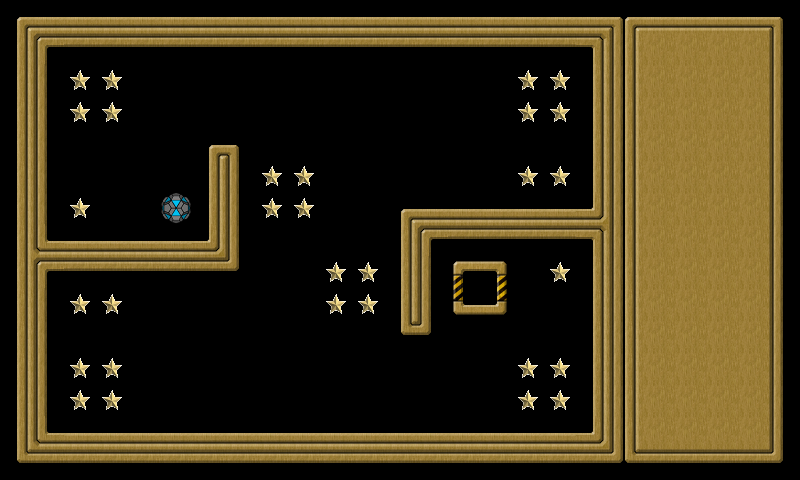

The image is a tile-based game level rendered from a .tmx file. Its description and source (layers, tilesets, objects; grid data summarised) follow:
An orthogonal 25x15 tile map with 32x32 px tiles, 3 tile layers (background, extra, controlpanel), 3 tilesets and 40 objects (wall001, wall002, wall003, wall004, wall005, ...).

<map version="1.0" orientation="orthogonal" width="25" height="15" tilewidth="32" tileheight="32">
 <tileset firstgid="1" name="tileset" tilewidth="32" tileheight="32">
  <image source="tileset.png" width="160" height="448" />
 </tileset>
 <tileset firstgid="71" name="goodball" tilewidth="32" tileheight="32">
  <image source="goodball.png" width="32" height="32" />
 </tileset>
 <tileset firstgid="72" name="star" tilewidth="32" tileheight="32">
  <image source="star.png" width="32" height="32" />
 </tileset>
 <layer name="background" width="20" height="15">
  <data>[300 cells, 300 non-empty, 18 distinct tile ids]</data>
 </layer>
 <layer name="extra" width="20" height="15">
  <data>[300 cells, 31 non-empty, 2 distinct tile ids]</data>
 </layer>
 <layer name="controlpanel" width="25" height="15">
  <data>[375 cells, 90 non-empty, 9 distinct tile ids]</data>
 </layer>
 <objectgroup name="objects" width="20" height="15">
  <object name="wall001" x="0" y="0" width="592" height="48">
   <properties>
    <property name="objClass" value="wall" />
   </properties>
  </object>
  <object name="wall002" x="208" y="144" width="32" height="128">
   <properties>
    <property name="objClass" value="wall" />
   </properties>
  </object>
  <object name="wall003" x="48" y="432" width="592" height="48">
   <properties>
    <property name="objClass" value="wall" />
   </properties>
  </object>
  <object name="wall004" x="0" y="48" width="48" height="432">
   <properties>
    <property name="objClass" value="wall" />
   </properties>
  </object>
  <object name="wall005" x="48" y="240" width="160" height="32">
   <properties>
    <property name="objClass" value="wall" />
   </properties>
  </object>
  <object name="wall006" x="432" y="208" width="160" height="32">
   <properties>
    <property name="objClass" value="wall" />
   </properties>
  </object>
  <object name="wall007" x="592" y="0" width="48" height="432">
   <properties>
    <property name="objClass" value="wall" />
   </properties>
  </object>
  <object name="wall008" x="400" y="208" width="32" height="128">
   <properties>
    <property name="objClass" value="wall" />
   </properties>
  </object>
  <object name="star001" x="72" y="200" width="16" height="16">
   <properties>
    <property name="objClass" value="star" />
   </properties>
  </object>
  <object name="star002" x="72" y="104" width="16" height="16">
   <properties>
    <property name="objClass" value="star" />
   </properties>
  </object>
  <object name="star003" x="72" y="72" width="16" height="16">
   <properties>
    <property name="objClass" value="star" />
   </properties>
  </object>
  <object name="star004" x="104" y="72" width="16" height="16">
   <properties>
    <property name="objClass" value="star" />
   </properties>
  </object>
  <object name="star005" x="104" y="104" width="16" height="16">
   <properties>
    <property name="objClass" value="star" />
   </properties>
  </object>
  <object name="star006" x="520" y="72" width="16" height="16">
   <properties>
    <property name="objClass" value="star" />
   </properties>
  </object>
  <object name="star007" x="552" y="72" width="16" height="16">
   <properties>
    <property name="objClass" value="star" />
   </properties>
  </object>
  <object name="star008" x="552" y="104" width="16" height="16">
   <properties>
    <property name="objClass" value="star" />
   </properties>
  </object>
  <object name="star009" x="520" y="104" width="16" height="16">
   <properties>
    <property name="objClass" value="star" />
   </properties>
  </object>
  <object name="star010" x="520" y="168" width="16" height="16">
   <properties>
    <property name="objClass" value="star" />
   </properties>
  </object>
  <object name="star011" x="552" y="168" width="16" height="16">
   <properties>
    <property name="objClass" value="star" />
   </properties>
  </object>
  <object name="star012" x="264" y="168" width="16" height="16">
   <properties>
    <property name="objClass" value="star" />
   </properties>
  </object>
  <object name="star013" x="296" y="168" width="16" height="16">
   <properties>
    <property name="objClass" value="star" />
   </properties>
  </object>
  <object name="star014" x="264" y="200" width="16" height="16">
   <properties>
    <property name="objClass" value="star" />
   </properties>
  </object>
  <object name="star015" x="296" y="200" width="16" height="16">
   <properties>
    <property name="objClass" value="star" />
   </properties>
  </object>
  <object name="star016" x="328" y="264" width="16" height="16">
   <properties>
    <property name="objClass" value="star" />
   </properties>
  </object>
  <object name="star017" x="360" y="264" width="16" height="16">
   <properties>
    <property name="objClass" value="star" />
   </properties>
  </object>
  <object name="star018" x="360" y="296" width="16" height="16">
   <properties>
    <property name="objClass" value="star" />
   </properties>
  </object>
  <object name="star019" x="328" y="296" width="16" height="16">
   <properties>
    <property name="objClass" value="star" />
   </properties>
  </object>
  <object name="star020" x="104" y="296" width="16" height="16">
   <properties>
    <property name="objClass" value="star" />
   </properties>
  </object>
  <object name="star021" x="72" y="296" width="16" height="16">
   <properties>
    <property name="objClass" value="star" />
   </properties>
  </object>
  <object name="star022" x="72" y="360" width="16" height="16">
   <properties>
    <property name="objClass" value="star" />
   </properties>
  </object>
  <object name="star023" x="72" y="392" width="16" height="16">
   <properties>
    <property name="objClass" value="star" />
   </properties>
  </object>
  <object name="star024" x="104" y="392" width="16" height="16">
   <properties>
    <property name="objClass" value="star" />
   </properties>
  </object>
  <object name="star025" x="104" y="360" width="16" height="16">
   <properties>
    <property name="objClass" value="star" />
   </properties>
  </object>
  <object name="star026" x="520" y="392" width="16" height="16">
   <properties>
    <property name="objClass" value="star" />
   </properties>
  </object>
  <object name="star027" x="520" y="361" width="16" height="16">
   <properties>
    <property name="objClass" value="star" />
   </properties>
  </object>
  <object name="star028" x="552" y="392" width="16" height="16">
   <properties>
    <property name="objClass" value="star" />
   </properties>
  </object>
  <object name="star029" x="552" y="360" width="16" height="16">
   <properties>
    <property name="objClass" value="star" />
   </properties>
  </object>
  <object name="star030" x="552" y="264" width="16" height="16">
   <properties>
    <property name="objClass" value="star" />
   </properties>
  </object>
  <object name="goal001" x="472" y="280" width="16" height="16">
   <properties>
    <property name="objClass" value="goal" />
   </properties>
   <ellipse />
  </object>
  <object name="goodball001" x="162" y="194" width="29" height="29">
   <properties>
    <property name="objClass" value="goodball" />
   </properties>
   <ellipse />
  </object>
 </objectgroup>
</map>
